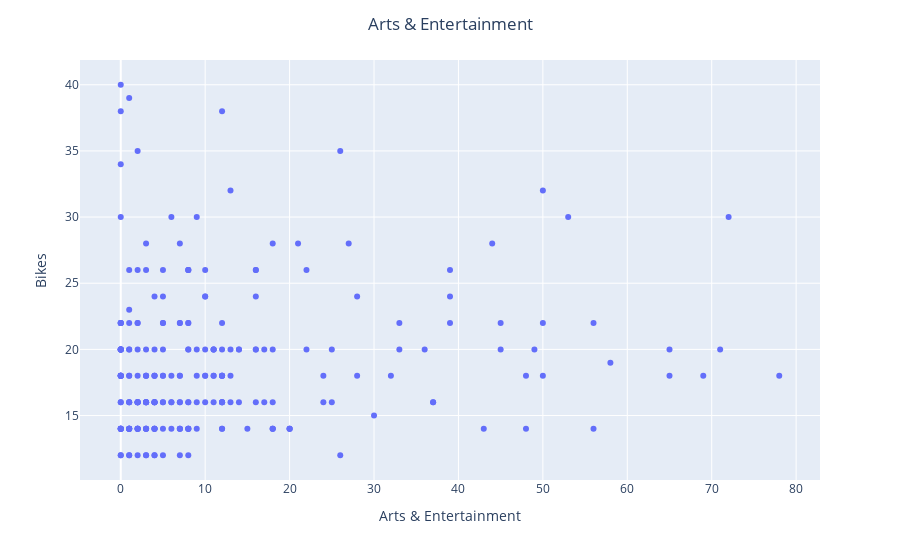
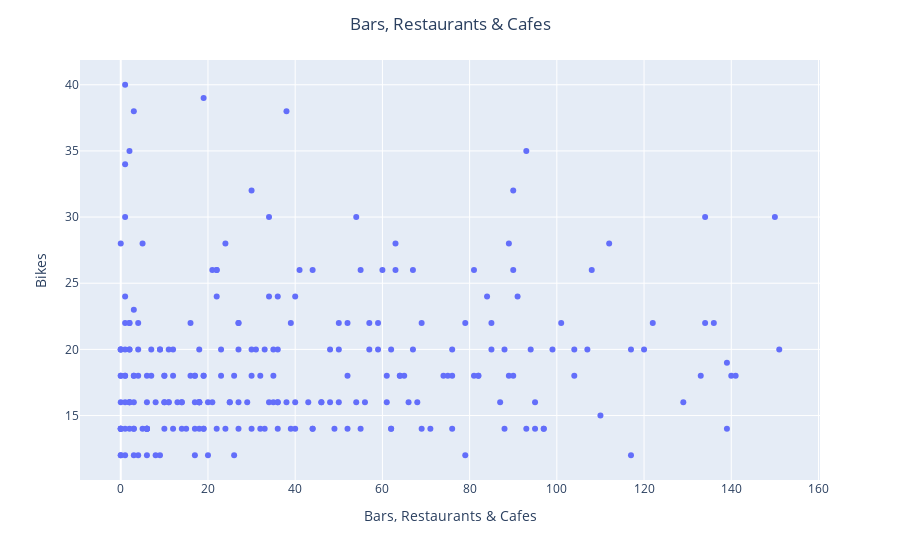
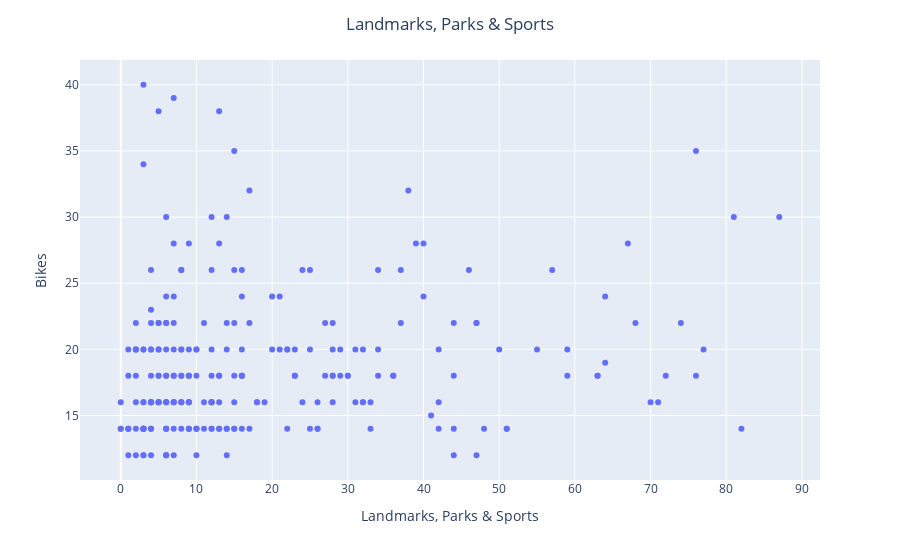
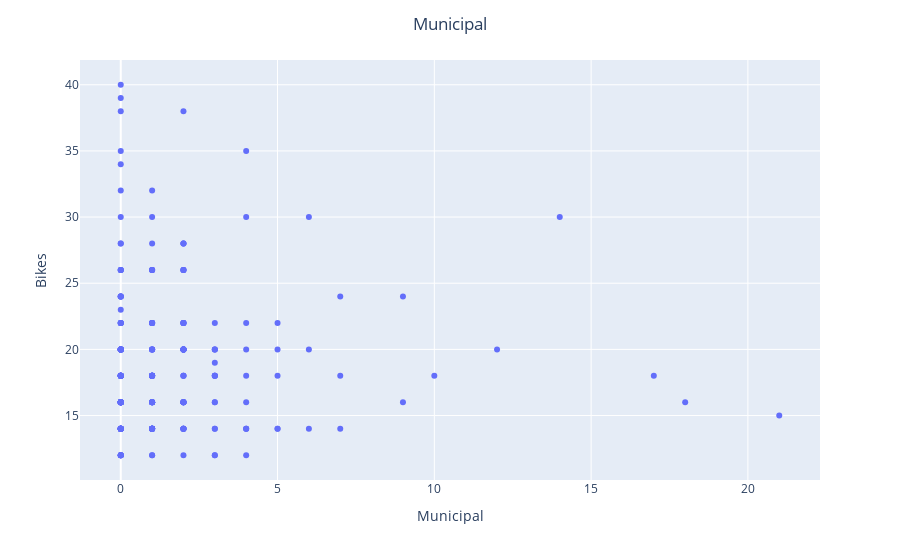

Notebook cell for these charts, in order:
### Code cell
for category in categories:
    fig=px.scatter(sum_df, x=category, y='Bikes', hover_data = ['Station_name'])
    fig.update_layout(title_text=category, title_x=0.5)
    fig.show()

### Figure 1 — Plotly figure (JSON) as saved in the notebook; plotly's stock layout.template omitted (floating-point values rounded to 4 significant figures; data arrays with more than 128 entries replaced by an {"elided": "..."} marker saying what was removed)
{"data": [{"customdata": {"elided": "241x1 str values"}, "hovertemplate": "Arts & Entertainment=%{x}<br>Bikes=%{y}<br>Station_name=%{customdata[0]}<extra></extra>", "legendgroup": "", "marker": {"color": "#636efa", "symbol": "circle"}, "mode": "markers", "name": "", "orientation": "v", "showlegend": false, "type": "scatter", "x": {"elided": "241 int values"}, "xaxis": "x", "y": {"elided": "241 int values"}, "yaxis": "y"}], "layout": {"legend": {"tracegroupgap": 0}, "margin": {"t": 60}, "title": {"text": "Arts & Entertainment", "x": 0.5}, "xaxis": {"anchor": "y", "domain": [0, 1], "title": {"text": "Arts & Entertainment"}}, "yaxis": {"anchor": "x", "domain": [0, 1], "title": {"text": "Bikes"}}}}

### Figure 2 — Plotly figure (JSON) as saved in the notebook; plotly's stock layout.template omitted (floating-point values rounded to 4 significant figures; data arrays with more than 128 entries replaced by an {"elided": "..."} marker saying what was removed)
{"data": [{"customdata": {"elided": "241x1 str values"}, "hovertemplate": "Bars, Restaurants & Cafes=%{x}<br>Bikes=%{y}<br>Station_name=%{customdata[0]}<extra></extra>", "legendgroup": "", "marker": {"color": "#636efa", "symbol": "circle"}, "mode": "markers", "name": "", "orientation": "v", "showlegend": false, "type": "scatter", "x": {"elided": "241 int values"}, "xaxis": "x", "y": {"elided": "241 int values"}, "yaxis": "y"}], "layout": {"legend": {"tracegroupgap": 0}, "margin": {"t": 60}, "title": {"text": "Bars, Restaurants & Cafes", "x": 0.5}, "xaxis": {"anchor": "y", "domain": [0, 1], "title": {"text": "Bars, Restaurants & Cafes"}}, "yaxis": {"anchor": "x", "domain": [0, 1], "title": {"text": "Bikes"}}}}

### Figure 3 — Plotly figure (JSON) as saved in the notebook; plotly's stock layout.template omitted (floating-point values rounded to 4 significant figures; data arrays with more than 128 entries replaced by an {"elided": "..."} marker saying what was removed)
{"data": [{"customdata": {"elided": "241x1 str values"}, "hovertemplate": "Landmarks, Parks & Sports=%{x}<br>Bikes=%{y}<br>Station_name=%{customdata[0]}<extra></extra>", "legendgroup": "", "marker": {"color": "#636efa", "symbol": "circle"}, "mode": "markers", "name": "", "orientation": "v", "showlegend": false, "type": "scatter", "x": {"elided": "241 int values"}, "xaxis": "x", "y": {"elided": "241 int values"}, "yaxis": "y"}], "layout": {"legend": {"tracegroupgap": 0}, "margin": {"t": 60}, "title": {"text": "Landmarks, Parks & Sports", "x": 0.5}, "xaxis": {"anchor": "y", "domain": [0, 1], "title": {"text": "Landmarks, Parks & Sports"}}, "yaxis": {"anchor": "x", "domain": [0, 1], "title": {"text": "Bikes"}}}}

### Figure 4 — Plotly figure (JSON) as saved in the notebook; plotly's stock layout.template omitted (floating-point values rounded to 4 significant figures; data arrays with more than 128 entries replaced by an {"elided": "..."} marker saying what was removed)
{"data": [{"customdata": {"elided": "241x1 str values"}, "hovertemplate": "Municipal=%{x}<br>Bikes=%{y}<br>Station_name=%{customdata[0]}<extra></extra>", "legendgroup": "", "marker": {"color": "#636efa", "symbol": "circle"}, "mode": "markers", "name": "", "orientation": "v", "showlegend": false, "type": "scatter", "x": {"elided": "241 int values"}, "xaxis": "x", "y": {"elided": "241 int values"}, "yaxis": "y"}], "layout": {"legend": {"tracegroupgap": 0}, "margin": {"t": 60}, "title": {"text": "Municipal", "x": 0.5}, "xaxis": {"anchor": "y", "domain": [0, 1], "title": {"text": "Municipal"}}, "yaxis": {"anchor": "x", "domain": [0, 1], "title": {"text": "Bikes"}}}}
